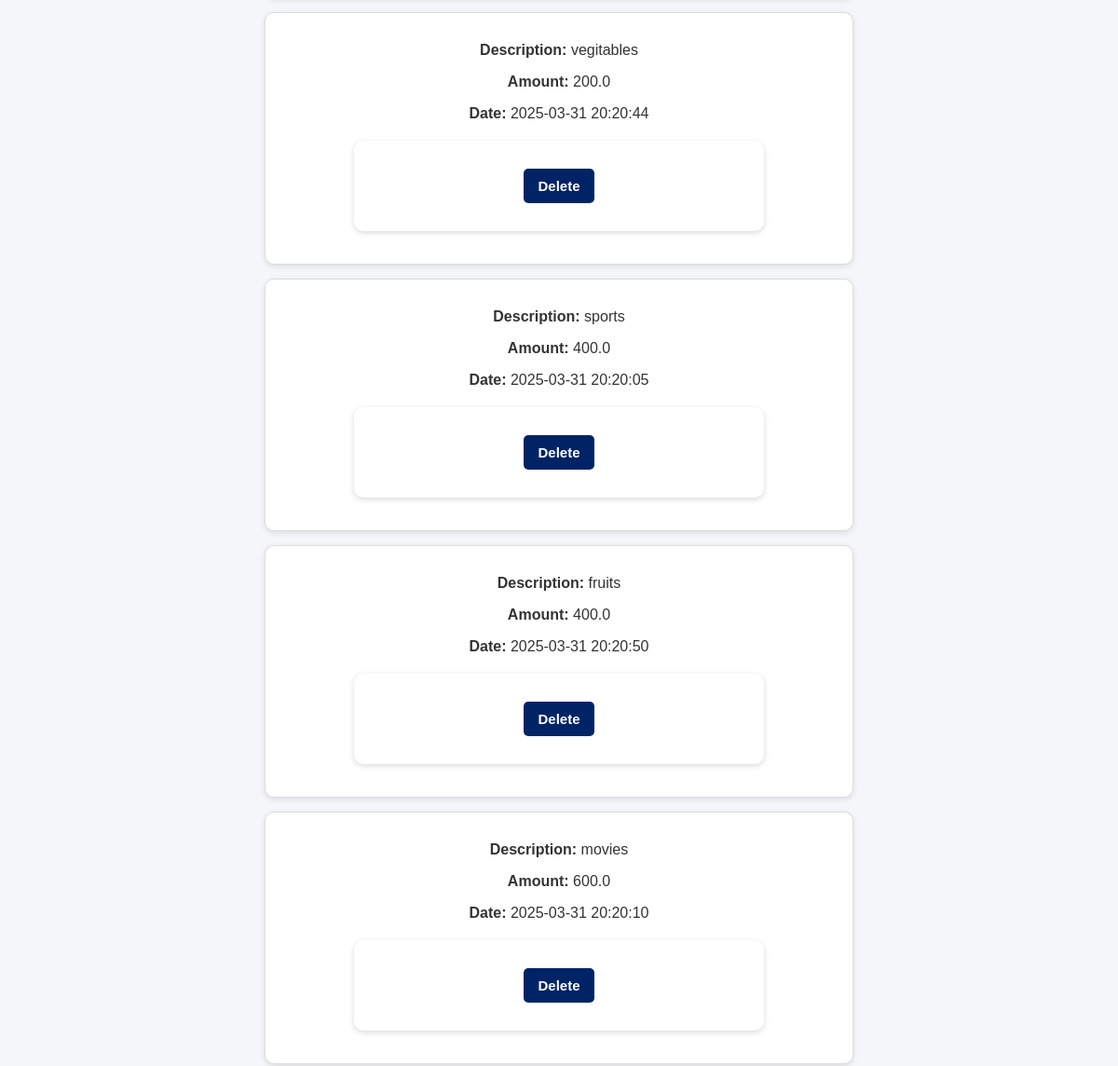
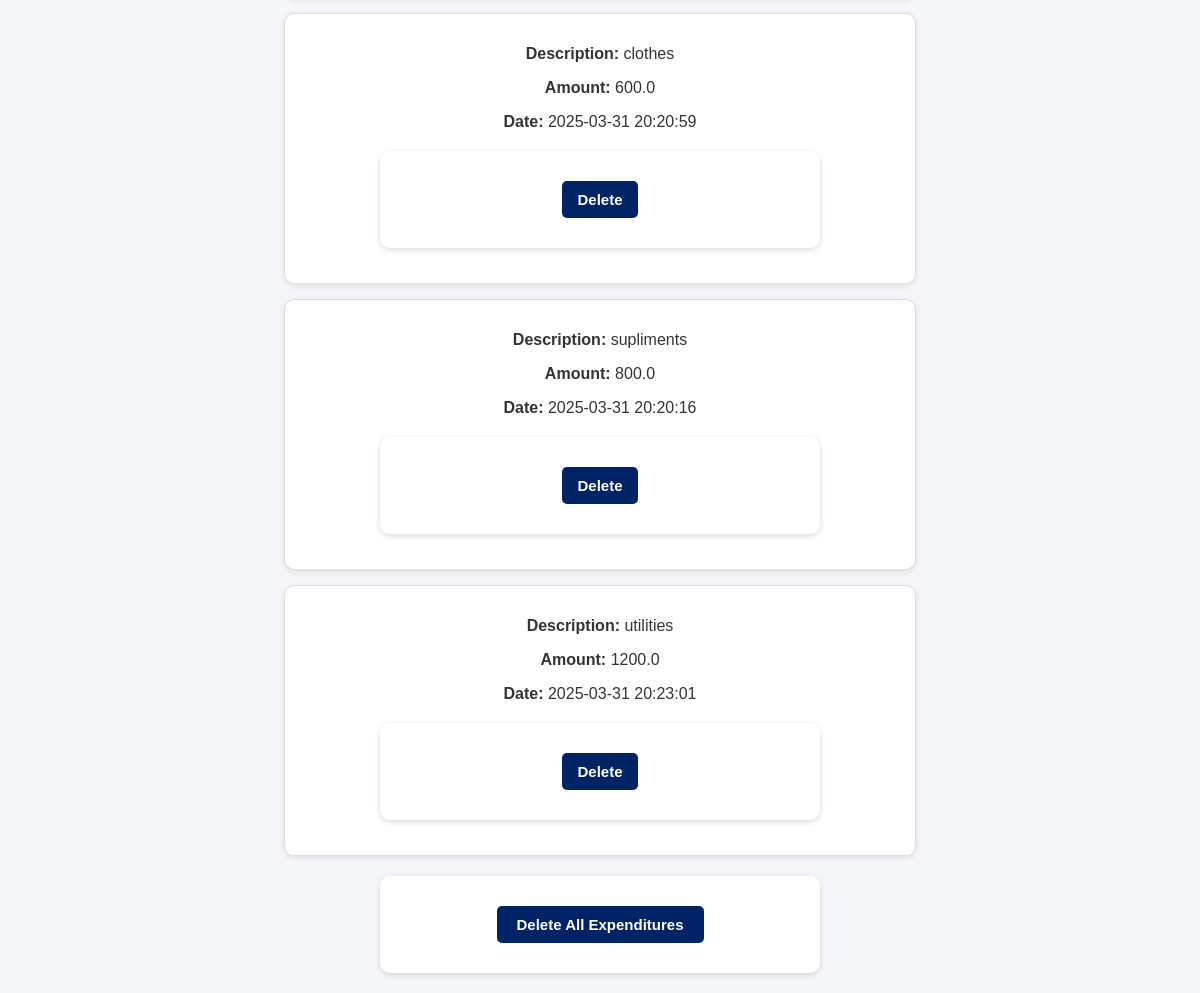
The page /edit_expenditure (signed in, lower part) on the database as committed earlier (2 pictures, top to bottom).
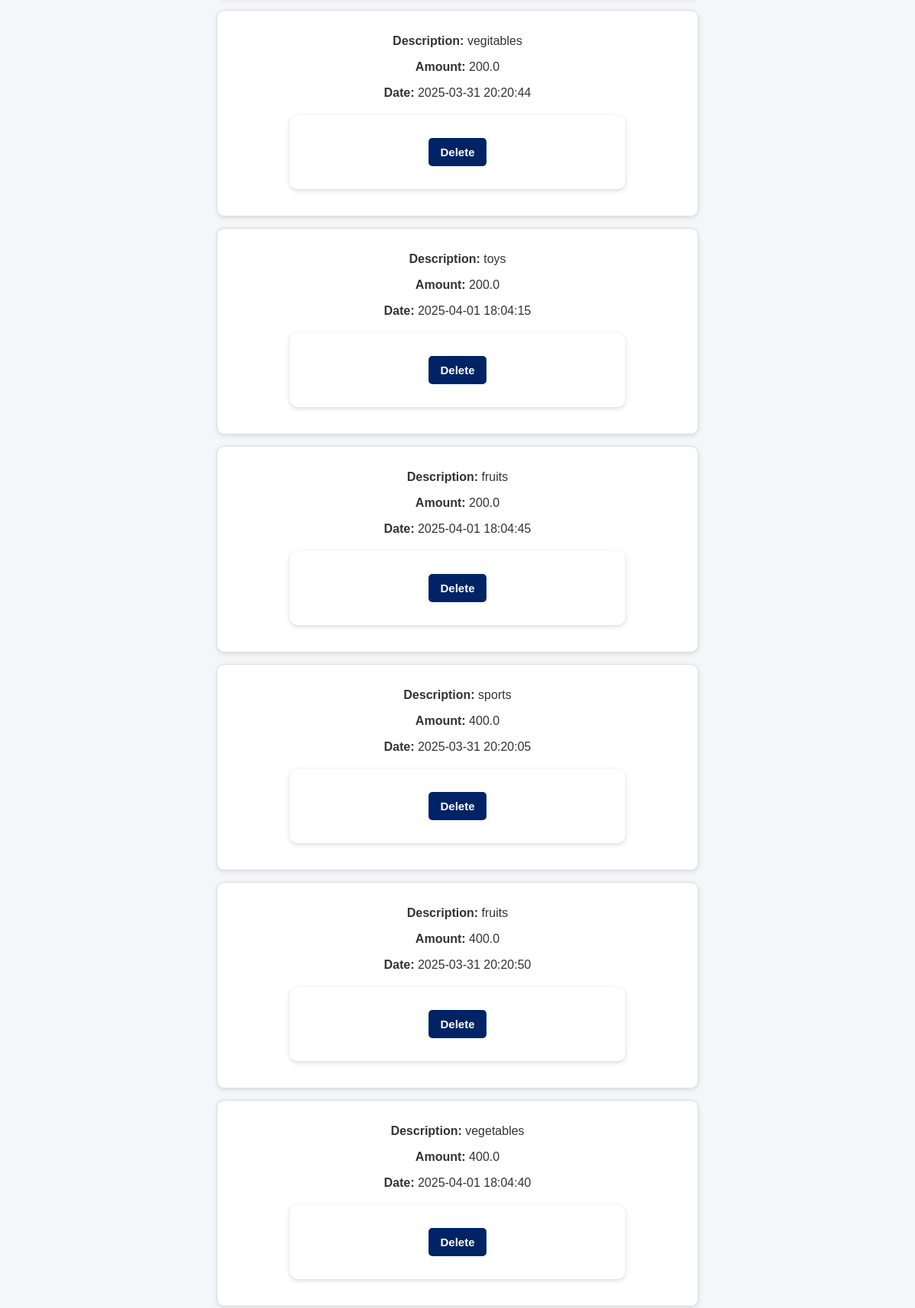
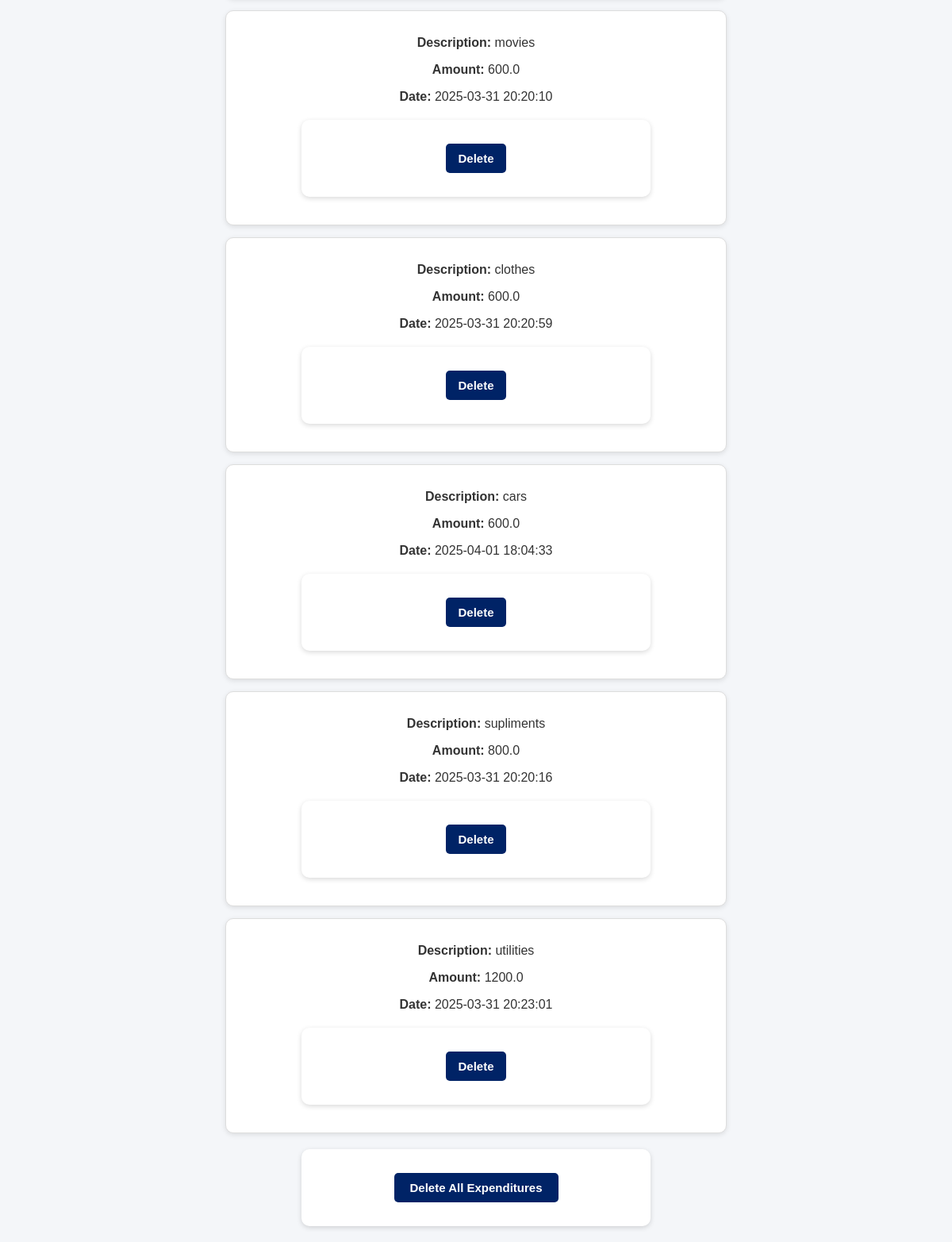
The same page on the database as committed later (2 pictures, top to bottom).
### tables this page shows
CREATE TABLE expenditures (
            id INTEGER PRIMARY KEY AUTOINCREMENT,
            description TEXT NOT NULL,
            amount REAL NOT NULL,
            timestamp DATETIME DEFAULT CURRENT_TIMESTAMP,
            user_id INTEGER NOT NULL,
            FOREIGN KEY (user_id) REFERENCES users (id)
        );

### app.py (the view, shortened to what this page needs)
@app.route('/edit_expenditure', methods=['GET', 'POST'])
def edit_expenditure():
    if 'user_id' not in session:
        return redirect(url_for('signin'))
    user_id = session['user_id']
    conn = get_db_connection()
    filter_option = request.args.get('filter', 'all')
    order_option = request.args.get('order', 'asc')
    if filter_option == 'today':
        query = f"SELECT * FROM expenditures WHERE DATE(timestamp) = DATE('now') AND user_id = ?"
    elif filter_option == 'last_3_months':
        query = f"SELECT * FROM expenditures WHERE DATE(timestamp) >= DATE('now', '-3 months') AND user_id = ?"
    elif filter_option == 'last_6_months':
        query = f"SELECT * FROM expenditures WHERE DATE(timestamp) >= DATE('now', '-6 months') AND user_id = ?"
    elif filter_option == 'last_12_months':
        query = f"SELECT * FROM expenditures WHERE DATE(timestamp) >= DATE('now', '-12 months') AND user_id = ?"
    else:
        query = f"SELECT * FROM expenditures WHERE user_id = ?"
    if order_option == 'asc':
        query += " ORDER BY amount ASC"
    elif order_option == 'desc':
        query += " ORDER BY amount DESC"
    elif order_option == 'date_recent':
        query += " ORDER BY timestamp DESC"
    elif order_option == 'date_oldest':
        query += " ORDER BY timestamp ASC"
    expenditures = conn.execute(query, (user_id,)).fetchall()
    conn.close()
    return render_template('edit_expenditure.html', expenditures=expenditures, filter_option=filter_option, order_option=order_option)

### app.py (called while the page is built)
def get_db_connection():
    conn = sqlite3.connect(DATABASE)
    conn.row_factory = sqlite3.Row
    return conn

### templates/edit_expenditure.html (shortened to what this page needs)
<!DOCTYPE html>
<html lang="en">
<head>
    <link rel="stylesheet" href="/static/css/style.css">
</head>
<body>
    <div class="container">
        <div class="cards-container">
            {% for expenditure in expenditures %}
            <div class="expenditure-card">
                <p><strong>Description:</strong> {{ expenditure.description }}</p>
                <p><strong>Amount:</strong> {{ expenditure.amount }}</p>
                <p><strong>Date:</strong> {{ expenditure.timestamp }}</p>
                <form action="/delete/{{ expenditure.id }}" method="POST">
                    <button type="submit" class="delete-btn">Delete</button>
                </form>
            </div>
            {% endfor %}
        </div>
        <form action="/delete_all" method="POST" id="delete-all-form">
            <button type="button" class="delete-all-btn" id="delete-all-btn">Delete All Expenditures</button>
        </form>
    </div>
</body>
</html>

Rows that differ between the two databases and show on the page:
added expenditures: description "toys", amount "200.0", timestamp "2025-04-01 18:04:15"
added expenditures: description "fruits", amount "200.0", timestamp "2025-04-01 18:04:45"
added expenditures: description "vegetables", amount "400.0", timestamp "2025-04-01 18:04:40"
added expenditures: description "cars", amount "600.0", timestamp "2025-04-01 18:04:33"
